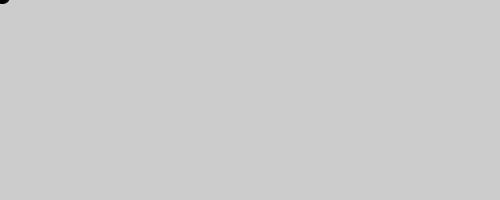
Frame 1 (no input)
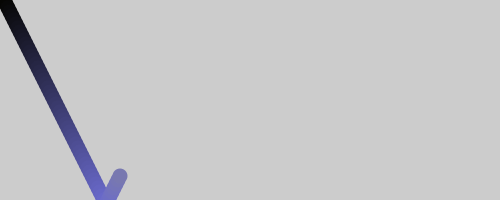
Frame 60 (the mouse pressed at the canvas centre just before this capture)
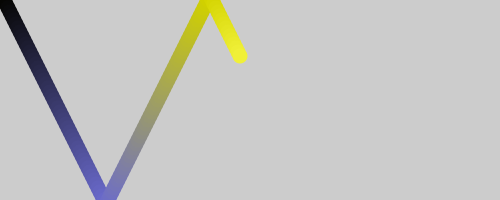
Frame 120 (the mouse held since frame 60 and released just before this capture)

The Processing sketch that drew these frames (run headless with seeded random() and noise(); from frame 60 on, the mouse is pressed at the canvas centre):

// Processing sketch: processing_113458
// ── processing_113458.pde

float ballX;
float ballY;
float ballXSpeed = 2;
float ballYSpeed = -4;

void setup(){
  size(500,200);
}
void draw(){
  ballX = ballX + ballXSpeed;
  ballY = ballY + ballYSpeed;
  
  fill(ballX, ballX, ballY);
 
  ellipse(ballX, ballY, 15, 15);
  noStroke();
  
  if (ballX > width){
    ballXSpeed = ballXSpeed * -1;
    }
  if (ballX < 0){
    ballXSpeed = ballXSpeed * -1;
    }
  
  if (ballY > height){
    ballYSpeed = ballYSpeed * -1;
  }
  if (ballY < 0){
    ballYSpeed = ballYSpeed * -1;
}
}
